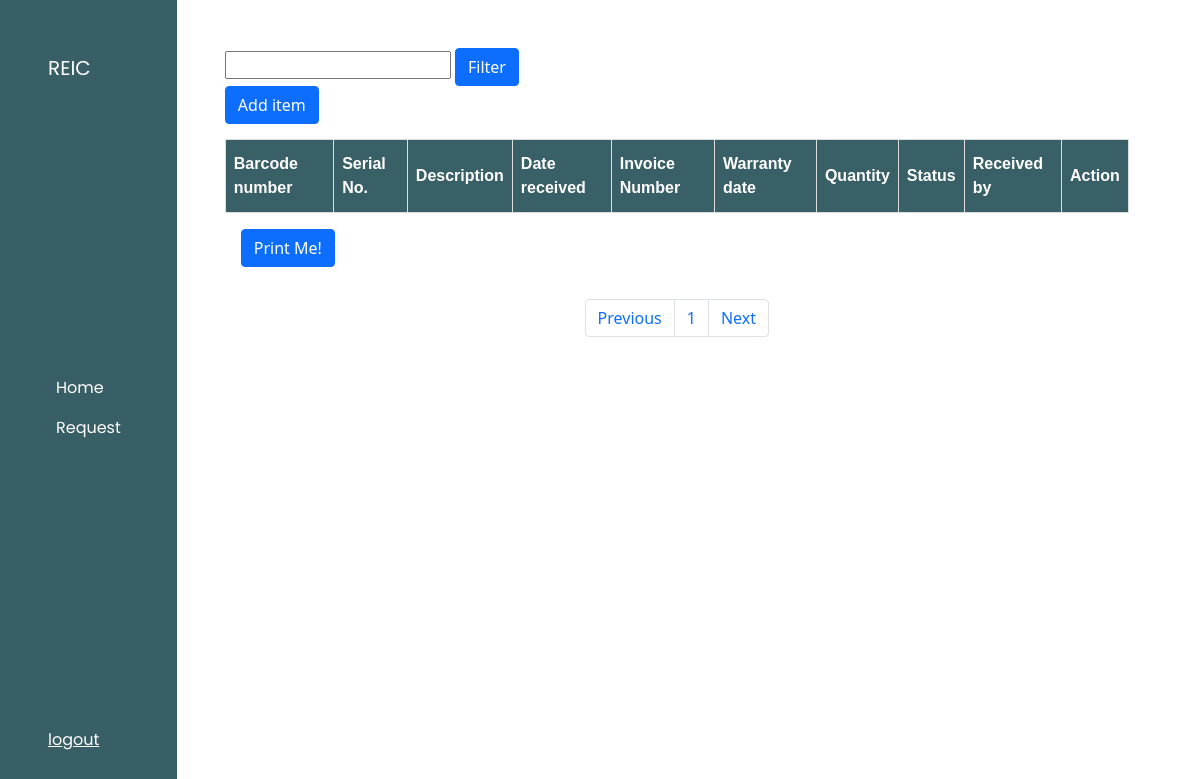
/user/restocking.php (signed in), run on an earlier commit of the app's database.
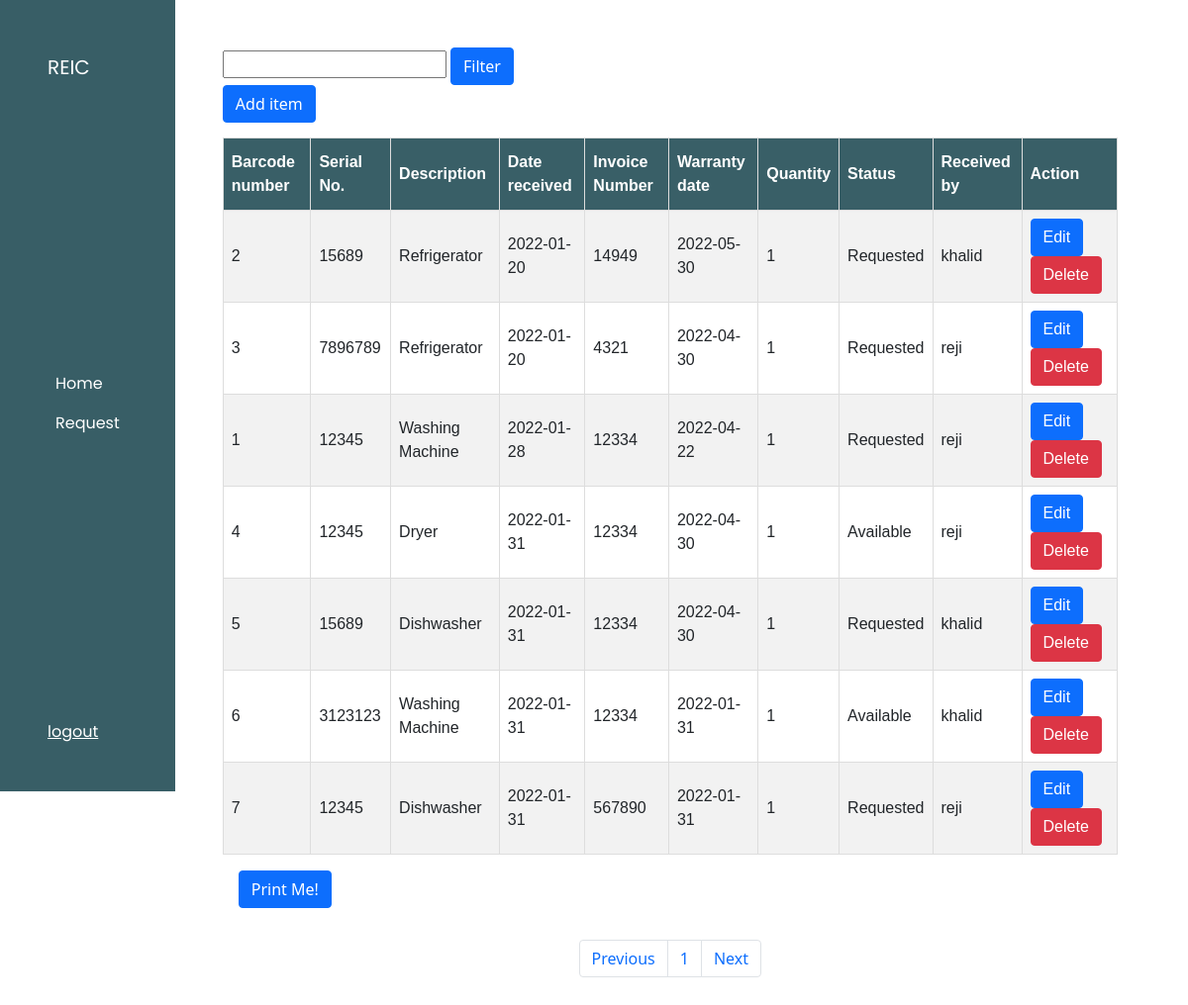
And on a later commit of the database.
### tables this page shows
CREATE TABLE `inventory` (
  `barcode_number` int(5) NOT NULL,
  `serial_no` int(5) NOT NULL,
  `appliances` varchar(255) NOT NULL,
  `date` date NOT NULL,
  `invoice_no` varchar(255) NOT NULL,
  `warranty_date` date NOT NULL,
  `quantity` int(5) NOT NULL,
  `Status` varchar(255) NOT NULL,
  `user` int(5) NOT NULL
);

CREATE TABLE `account` (
  `ACCOUNT_ID` int(5) NOT NULL,
  `EMAIL` varchar(255) NOT NULL,
  `PASSWORD` varchar(255) NOT NULL,
  `PERMISSION` varchar(255) NOT NULL
);

### user/restocking.php (the view, shortened to what this page needs)
<!DOCTYPE html>
<html lang="en">
<head>
    <link rel="stylesheet" href="https://cdn.jsdelivr.net/npm/bootstrap@5.1.3/dist/css/bootstrap.min.css">
    <link rel="stylesheet" href="../css/user_styles/user_style.css">
</head>
<body>
    <div class="d-flex flex-row dashboard">
        <nav class="navbar navbar-expand-lg p-5 flex-column align-items-start menu">
            <a class="navbar-brand text-white" href="#">REIC</a>
            <div class="collapse navbar-collapse" id="collapsibleNavbar">
             <ul class="navbar-nav flex-column">
                    <li class="nav-item active">
                        <a href="user.php" class="nav-link text-white">Home</a>
                    </li>
                    <li class="nav-item active">
                        <a href="request.php" class="nav-link text-white">Request</a>
                    </li>
                </ul>
            </div>
            <a href="../index.php" class="logout text-white">logout</a>
        </nav>
        <div class="p-5 col-10">
            <div class="column-header">
                <div>
                    <form action="restocking.php" method="post">
                        <input type="text" class="w-25" name="barcode-scan">
                        <button type="submit" class="btn btn-primary" name="btn-filter">
                            Filter
                        </button>
                    </form>
                </div>
                <div class="column-header-2">
                    <button type="button" class="btn btn-primary" data-toggle="modal" data-target="#exampleModalCenter">
                        Add item
                    </button>
                </div>
                                    <?php
                                        include("../db/dbconn.php");
                                        $sql = "Select * from account";
                                        $result = mysqli_query($dbconn, $sql);
                                        $number_of_results = mysqli_num_rows($result);
                                    ?>
        </div>
            <div id="printableArea">
                <table id="customers">
                    <tr>
                    <th>Barcode number</th>
                    <th>Serial No.</th>
                    <th>Description</th>
                    <th>Date received</th>
                    <th>Invoice Number</th>
                    <th>Warranty date</th>
                    <th>Quantity</th>
                    <th>Status</th>
                    <th>Received by</th>
                    <th>Action</th>
                    </tr>
                    <?php
                    include("../db/dbconn.php");
                    $results_per_page = 15;
                    $number_of_pages = ceil($number_of_results/$results_per_page);
                    if(!isset($_GET['page'])){
                        $page = 1;
                    }else{
                        $page = $_GET['page'];
                    }
                    $this_page_first_result = ($page-1)*$results_per_page;
                    if (isset($_POST['btn-filter'])) {
                        $barcode = $_POST['barcode-scan'];
                        $sql = "SELECT barcode_number,serial_no,appliances,date,invoice_no,warranty_date,quantity,Status,account.email,account.account_id
                                FROM inventory INNER JOIN account ON inventory.user=account.account_id AND inventory.barcode_number = '$barcode'";
                                $result = mysqli_query($dbconn, $sql);
                                $number_of_results = mysqli_num_rows($result);
                                while ($row = mysqli_fetch_array($result)) {
                                    echo "<tr><td class=row_".$row['barcode_number'].">".$row['barcode_number']."</td>
                                    <td class='serial'>".$row['serial_no']."</td>
                                    <td>".$row['appliances']."</td>
                                    <td>".$row['date']."</td>
                                    <td>".$row['invoice_no']."</td>
                                    <td>".$row['warranty_date']."</td>
                                    <td>".$row['quantity']."</td>
                                    <td>".$row['Status']."</td>
                                    <td>".$row['email']."</td>
                                    <td style='display:none'>".$row['account_id']."</td>
                                    <td><button class='btn btn-primary btn_edit' data-toggle='modal' data-target='#editmodal' id='editbtn'>Edit</button>
                                    <button class='btn btn-danger btn_delete' data-toggle='modal' data-target='#deletemodal'>Delete</button></td></tr>";
                                }
                    }else{
                        $sql = "SELECT barcode_number,serial_no,appliances,date,invoice_no,warranty_date,quantity,Status,account.email,account.account_id
                        FROM inventory LEFT JOIN account ON inventory.user=account.account_id ORDER BY date LIMIT ".$this_page_first_result.",".$results_per_page;
                        $result = mysqli_query($dbconn, $sql);
                        while ($row = mysqli_fetch_array($result)) {
                            echo "<tr><td class=row_".$row['barcode_number'].">".$row['barcode_number']."</td>
                            <td class='serial'>".$row['serial_no']."</td>
                            <td>".$row['appliances']."</td>
                            <td>".$row['date']."</td>
                            <td>".$row['invoice_no']."</td>
                            <td>".$row['warranty_date']."</td>
                            <td>".$row['quantity']."</td>
                            <td>".$row['Status']."</td>
                            <td>".$row['email']."</td>
                            <td style='display:none'>".$row['account_id']."</td>
                            <td><button class='btn btn-primary btn_edit' data-toggle='modal' data-target='#editmodal' id='editbtn'>Edit</button>
                            <button class='btn btn-danger btn_delete' data-toggle='modal' data-target='#deletemodal'>Delete</button></td></tr>";
                        }
                    }
                    $Previous = $page-1;
                    $Next = $page+1;
                    ?>
                </table>
            </div>
            <div>
                <button class="btn btn-primary m-3 print">Print Me!</button>
            </div>
            <nav aria-label="Page navigation example" class="pagination">
                <ul class="pagination">
                    <li class="page-item">
                        <a href="restocking.php?page=<?=$Previous;?>" class="page-link">Previous</a>
                    </li>
                <?php
                    for($page=1; $page<=$number_of_pages; $page++){
                        echo    '<li class="page-item">
                                <a class="page-link" href="restocking.php?page='.$page.'">'.$page.'</a>
                            </li>';
                    }
                ?>
                        <li class="page-item">
                            <a href="restocking.php?page=<?=$Next;?>" class="page-link">Next</a>
                        </li>
                    </ul>
            </nav>
    </div>
</body>
</html>

### css/user_styles/user_style.css (style rules this page uses)
* { padding: 0; margin: 0; -webkit-box-sizing: border-box; box-sizing: border-box; }
body { background-color: white; }
.dashboard { height: 100vh; }
.menu { font-family: 'Poppins', sans-serif; background-color: #385e66; }
#customers { font-family: Arial, Helvetica, sans-serif; border-collapse: collapse; width: 100%; margin-top: 15px; }
#customers td, #customers th { border: 1px solid #ddd; padding: 8px; }
#customers tr:nth-child(even) { background-color: #f2f2f2; }
#customers th { padding-top: 12px; padding-bottom: 12px; text-align: left; background-color: #395F67; color: white; }
.pagination { padding: .5em; -webkit-box-pack: center; -ms-flex-pack: center; justify-content: center; }

What changed in the data, as far as the page shows it:
added inventory: barcode_number "2", serial_no "15689", appliances "Refrigerator", date "2022-01-20", invoice_no "14949", warranty_date "2022-05-30", quantity "1", Status "Requested", user.EMAIL "khalid"
added inventory: barcode_number "3", serial_no "7896789", appliances "Refrigerator", date "2022-01-20", invoice_no "4321", warranty_date "2022-04-30", quantity "1", Status "Requested", user.EMAIL "reji"
added inventory: barcode_number "1", serial_no "12345", appliances "Washing Machine", date "2022-01-28", invoice_no "12334", warranty_date "2022-04-22", quantity "1", Status "Requested", user.EMAIL "reji"
added inventory: barcode_number "4", serial_no "12345", appliances "Dryer", date "2022-01-31", invoice_no "12334", warranty_date "2022-04-30", quantity "1", Status "Available", user.EMAIL "reji"
added inventory: barcode_number "5", serial_no "15689", appliances "Dishwasher", date "2022-01-31", invoice_no "12334", warranty_date "2022-04-30", quantity "1", Status "Requested", user.EMAIL "khalid"
added inventory: barcode_number "6", serial_no "3123123", appliances "Washing Machine", date "2022-01-31", invoice_no "12334", warranty_date "2022-01-31", quantity "1", Status "Available", user.EMAIL "khalid"
added inventory: barcode_number "7", serial_no "12345", appliances "Dishwasher", date "2022-01-31", invoice_no "567890", warranty_date "2022-01-31", quantity "1", Status "Requested", user.EMAIL "reji"
